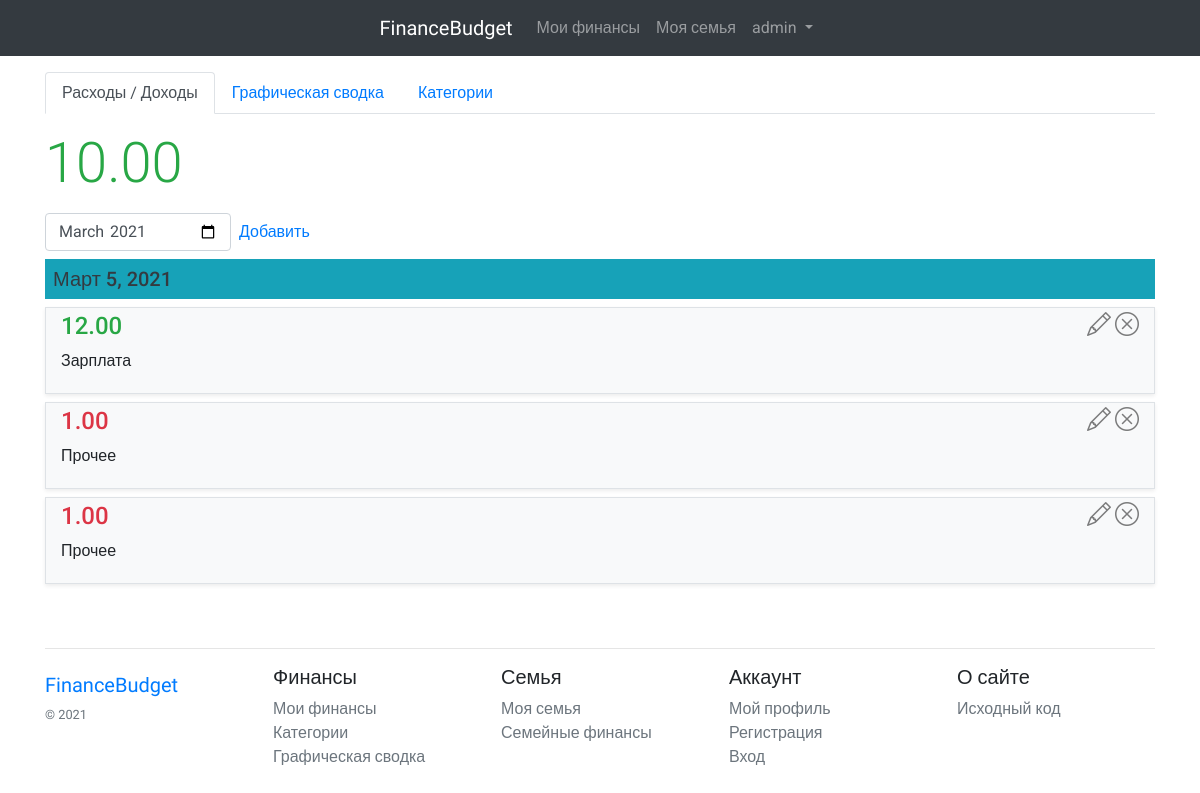
The page /operation/ (signed in) on the database its author committed.
### budget/models.py (models this page shows, shortened)
class Operation(models.Model):
    value = models.DecimalField(max_digits=10, decimal_places=2, verbose_name="Сумма")
    date = models.DateField(auto_now_add=True)
    description = models.CharField(max_length=128, verbose_name="Описание", blank=True, null=True)
    category = models.ForeignKey(Category, on_delete=models.CASCADE, verbose_name="Категория",
                                 related_name='operations', null=True, blank=True)
    user = models.ForeignKey(User, on_delete=models.CASCADE, related_name='operations')

class Category(models.Model):
    name = models.CharField(max_length=32, verbose_name="Категория")
    user = models.ForeignKey(User, blank=True, null=True, on_delete=models.CASCADE)
    type_pay = models.PositiveSmallIntegerField(choices=((0, 'Расход'), (1, 'Доход')), default=0)

### budget/views.py (the view)
# urls.py: path('operation/', OperationListView.as_view(), name='b-list-operation'),
class OperationListView(LoginRequiredMixin, MonthArchiveView):
    login_url = reverse_lazy('a-login')
    model = Operation
    template_name = 'budget/list_operation.html'
    context_object_name = 'list_operation'
    date_field = 'date'
    month_format = '%m'
    allow_empty = True
    def get_month(self):
        try:
            month = super().get_month()
        except Http404:
            month = datetime.datetime.now().strftime(self.get_month_format())
        return month
    def get_year(self):
        try:
            year = super().get_year()
        except Http404:
            year = datetime.datetime.now().strftime(self.get_year_format())
        return year
    def get_queryset(self):
        queryset = super().get_queryset()
        return queryset.filter(user_id=self.request.user.id).order_by('-date', '-id')
    def get_context_data(self, *args, **kwargs):
        context = super().get_context_data(*args, **kwargs)
        total = self.object_list.filter(category__type_pay=1).aggregate(total=Sum('value'))['total']
        if total is None:
            total = 0
        total_cost = self.object_list.filter(category__type_pay=0).aggregate(total=Sum('value'))['total']
        if total_cost is None:
            total_cost = 0
        total -= total_cost
        context.update({'total': total})
        return context

### budget/templates/budget/list_operation.html (shortened to what this page needs)
{% extends 'base.html' %}
{% block content %}
{% include 'budget/include/operation_tabs.html' %}
<div id="list-operation">
    <div id="app_category">
        <div class="d-flex">
            <span class="display-4 {% if total > 0%}text-success{% elif total < 0%}text-danger{% endif %} my-3">{{total|floatformat:2}}</span>
        </div>
        <div class="d-flex align-items-center">
            <div class="">
                <input
                type="month"
                value="{{month|date:'Y-m'}}"
                class="form-control"
                onchange="month_change(this.value, '{{request.path}}')">
            </div>
            <div class="ml-2">
                <a href="{% url 'b-operation-create'%}">Добавить</a>
            </div>
        </div>
        {% for operation in list_operation %}
        {% ifchanged operation.date %}
        <h5 class="bg-info p-2 text-dark my-2">{{operation.date}}</h5>
        {% endifchanged %}
        <div class="shadow-sm mt-2 bg-light div-hover border">
            <div class="container py-1">
                 <button type="button"
                         class="close"
                         data-dismiss="alert"
                         aria-label="Close"
                         v-on:click="delete_operation({{operation.id}}, '{% url 'b-operation-delete' operation.id %}')">
                     <span aria-hidden="true"><i class="bi bi-x-circle red-hover"></i></span>
                 </button>
                <a class="close mr-1" href="{% url 'b-operation-update' operation.id %}">
                     <span aria-hidden="true"><i class="bi bi-pencil"></i></span>
                </a>
                {% if operation.category.type_pay %}
                <h4 class="text-success">{{operation.value}}</h4>
                {% else %}
                <h4 class="text-danger">{{operation.value}}</h4>
                {% endif %}
                <p>{{operation.description|default:operation.category.name}}</p>
            </div>
        </div>
        {% endfor %}
    </div>
</div>
{% endblock content%}

### templates/base.html (shortened to what this page needs)
<!doctype html>
<html lang="en">
<head>{% load static %}
    <link rel="stylesheet" href="https://cdn.jsdelivr.net/npm/bootstrap-icons@1.3.0/font/bootstrap-icons.css">
    <link rel="stylesheet" href="https://cdn.jsdelivr.net/npm/bootstrap@4.5.3/dist/css/bootstrap.min.css"
>
    <link rel="stylesheet" href="{% static 'css/style.css' %}">
</head>
<body class="d-flex flex-column min-vh-100">
<div id="app">
    <nav class="navbar navbar-expand-lg navbar-dark bg-dark">
        <div class="collapse navbar-collapse justify-content-md-center" id="navbarsExample08">
            <ul class="navbar-nav">
                <a class="navbar-brand" href="/"><span class="logo">FinanceBudget</span></a>
                <li class="nav-item">
                    <a class="nav-link" href="{% url 'b-list-operation' %}">Мои финансы</a>
                </li>
                <li class="nav-item">
                    <a class="nav-link" href="{% url 'b-family' %}">Моя семья</a>
                </li>
                <li class="nav-item dropdown">
                    <a class="nav-link dropdown-toggle"
                       href="#" id="dropdown08"
                       data-toggle="dropdown"
                       aria-haspopup="true"
                       aria-expanded="false">
                        {% if request.user.is_authenticated %}{{request.user}}{% else %}Аккаунт{% endif %}
                    </a>
                </li>
            </ul>
        </div>
    </nav>
    <div class="container mt-3">
        {% block content %}
        {% endblock content %}
    </div>
</div>
<footer class="container py-5 mt-auto">
    <hr>
    <div class="row">
        <div class="col-12 col-md">
            <a class="navbar-brand" href="/"><span class="logo">FinanceBudget</span></a>
            <small class="d-block mb-3 text-muted">&copy; {% now 'Y' %}</small>
        </div>
        <div class="col-6 col-md">
            <h5>Финансы</h5>
            <ul class="list-unstyled text-small">
                <li><a class="text-muted" href="{% url 'b-list-operation' %}">Мои финансы</a></li>
                <li><a class="text-muted" href="{% url 'b-category' %}">Категории</a></li>
                <li><a class="text-muted" href="{% url 'b-chart' %}">Графическая сводка</a></li>
            </ul>
        </div>
        <div class="col-6 col-md">
            <h5>Семья</h5>
            <ul class="list-unstyled text-small">
                <li><a class="text-muted" href="{% url 'b-family' %}">Моя семья</a></li>
                <li><a class="text-muted" href="{% url 'b-family-operation' %}">Семейные финансы</a></li>
            </ul>
        </div>
        <div class="col-6 col-md">
            <h5>Аккаунт</h5>
            <ul class="list-unstyled text-small">
                <li><a class="text-muted" href="{% url 'a-profile-update' %}">Мой профиль</a></li>
                <li><a class="text-muted" href="{% url 'a-signup' %}">Регистрация</a></li>
                <li><a class="text-muted" href="{% url 'a-login' %}">Вход</a></li>
            </ul>
        </div>
        <div class="col-6 col-md">
            <h5>О сайте</h5>
            <ul class="list-unstyled text-small">
                <li><a class="text-muted" href="https://github.com/VadimNekrasow/FinanceBudget">Исходный код</a></li>
            </ul>
        </div>
    </div>
</footer>
</body>
</html>

### static/css/style.css (style rules this page uses)
body { font-family: 'Roboto', sans-serif; }
.border { border: 1px solid #f5f5f5; }
.logo { font-family: 'Long Cang', cursive; }

### rows shown on the page
Operation: date "Март 5, 2021", value "12.00", description "Зарплата"
Operation: value "1.00", description "Прочее"
Operation: value "1.00", description "Прочее"

### other values the page prints
{{ request.user }} "admin"
{{ total|floatformat:2 }} "10.00"
